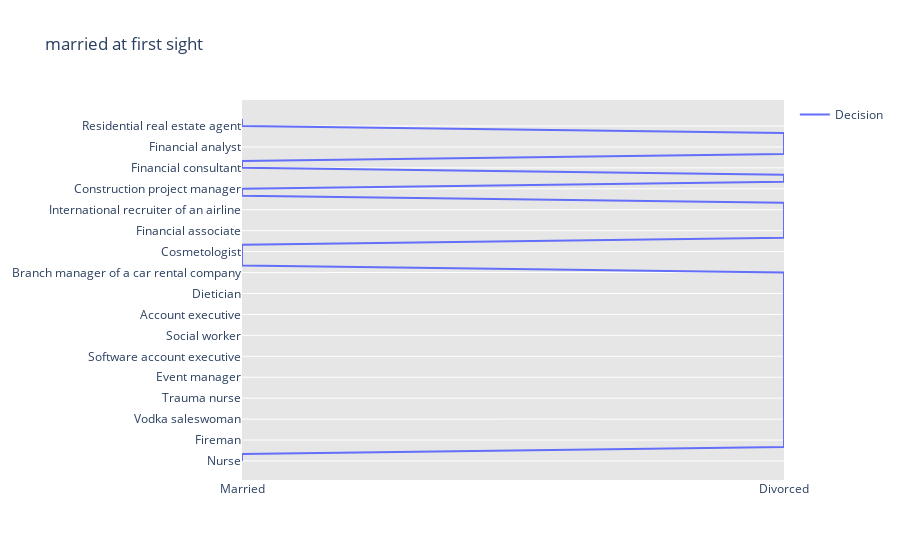

The code cell stored with this chart in its notebook:
### Code cell
trace = go.Scatter(x = df_new_mafs['Status'], y = df_new_mafs['Occupation'], 
                   name = 'Decision')
layout = go.Layout(title='married at first sight',
                  plot_bgcolor='rgb(230, 230, 230)',
                  showlegend=True)
fig = go.Figure(data=[trace], layout=layout)
py.offline.iplot(fig)

### Figure 1 — Plotly figure (JSON) as saved in the notebook; plotly's stock layout.template omitted (floating-point values rounded to 4 significant figures)
{"data": [{"name": "Decision", "type": "scatter", "x": ["Married", "Married", "Divorced", "Divorced", "Divorced", "Divorced", "Divorced", "Divorced", "Divorced", "Divorced", "Divorced", "Divorced", "Divorced", "Divorced", "Divorced", "Divorced", "Divorced", "Divorced", "Divorced", "Divorced", "Divorced", "Divorced", "Divorced", "Divorced", "Divorced", "Divorced", "Divorced", "Divorced", "Married", "Married", "Married", "Married", "Divorced", "Divorced", "Divorced", "Divorced", "Divorced", "Divorced", "Married", "Married", "Divorced", "Divorced", "Married", "Married", "Divorced", "Divorced", "Divorced", "Divorced", "Married", "Married"], "y": ["Nurse", "Software salesman", "Make-up artist", "Fireman", "Product development manager", "Field service technician", "Vodka saleswoman", "Real estate agent", "Pharmaceutical saleswoman", "Trauma nurse", "Receptionist", "Businessman", "Event manager", "Luxury car salesman", "Nursing student", "Software account executive", "Bank manager", "Compliance specialist", "Social worker", "Vacation rental manager", "Flight attendant", "Account executive", "Realtor", "Boat interior designer", "Dietician", "Trainer / gym owner", "School district facility director", "Branch manager of a car rental company", "Manager of family-owned bar & grill", "Sale account executive", "Cosmetologist", "2nd grade school teacher", "Commercial insurance adjuster", "Financial associate", "Technical sales representative", "Firefighter", "International recruiter of an airline", "Tutoring club owner", "Software saleswoman", "Construction project manager", "Senior title analyst", "High yield bond trader", "Financial consultant", "President & CEO of a staffing & recruiting company", "Assistant director", "Financial analyst", "Hotel marketing specialist", "Civil and environmental engineer", "Residential real estate agent", "Kidney dialysis patient care technician"]}], "layout": {"plot_bgcolor": "rgb(230, 230, 230)", "showlegend": true, "title": {"text": "married at first sight"}}}
